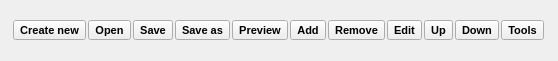
<?xml version="1.0" encoding="UTF-8"?>
<ui version="4.0">
 <class>Form</class>
 <widget class="QWidget" name="Form">
  <property name="geometry">
   <rect>
    <x>0</x>
    <y>0</y>
    <width>558</width>
    <height>61</height>
   </rect>
  </property>
  <property name="windowTitle">
   <string>Form</string>
  </property>
  <layout class="QVBoxLayout" name="verticalLayout">
   <item>
    <layout class="QHBoxLayout" name="horizontalLayout_2">
     <property name="spacing">
      <number>0</number>
     </property>
     <item>
      <widget class="QToolButton" name="createNewButton">
       <property name="font">
        <font>
         <pointsize>8</pointsize>
         <weight>75</weight>
         <italic>false</italic>
         <bold>true</bold>
        </font>
       </property>
       <property name="text">
        <string>Create new</string>
       </property>
       <property name="icon">
        <iconset>
         <normaloff>../../../../../../../usr/share/icons/gnome/24x24/actions/document-new.png</normaloff>../../../../../../../usr/share/icons/gnome/24x24/actions/document-new.png</iconset>
       </property>
       <property name="toolButtonStyle">
        <enum>Qt::ToolButtonTextUnderIcon</enum>
       </property>
      </widget>
     </item>
     <item>
      <widget class="QToolButton" name="openButton">
       <property name="font">
        <font>
         <pointsize>8</pointsize>
         <weight>75</weight>
         <bold>true</bold>
        </font>
       </property>
       <property name="text">
        <string>Open</string>
       </property>
       <property name="icon">
        <iconset>
         <normaloff>../../../../../../../usr/share/icons/gnome/24x24/actions/gtk-open.png</normaloff>../../../../../../../usr/share/icons/gnome/24x24/actions/gtk-open.png</iconset>
       </property>
       <property name="toolButtonStyle">
        <enum>Qt::ToolButtonTextUnderIcon</enum>
       </property>
      </widget>
     </item>
     <item>
      <widget class="QToolButton" name="saveButton">
       <property name="font">
        <font>
         <pointsize>8</pointsize>
         <weight>75</weight>
         <bold>true</bold>
        </font>
       </property>
       <property name="text">
        <string>Save</string>
       </property>
       <property name="icon">
        <iconset>
         <normaloff>../../../../../../../usr/share/icons/gnome/24x24/actions/gtk-save.png</normaloff>../../../../../../../usr/share/icons/gnome/24x24/actions/gtk-save.png</iconset>
       </property>
       <property name="toolButtonStyle">
        <enum>Qt::ToolButtonTextUnderIcon</enum>
       </property>
      </widget>
     </item>
     <item>
      <widget class="QToolButton" name="saveAsButton">
       <property name="font">
        <font>
         <pointsize>8</pointsize>
         <weight>75</weight>
         <bold>true</bold>
        </font>
       </property>
       <property name="text">
        <string>Save as</string>
       </property>
       <property name="icon">
        <iconset>
         <normaloff>../../../../../../../usr/share/icons/gnome/24x24/actions/gtk-save-as.png</normaloff>../../../../../../../usr/share/icons/gnome/24x24/actions/gtk-save-as.png</iconset>
       </property>
       <property name="toolButtonStyle">
        <enum>Qt::ToolButtonTextUnderIcon</enum>
       </property>
      </widget>
     </item>
     <item>
      <widget class="QToolButton" name="previewButton">
       <property name="font">
        <font>
         <pointsize>8</pointsize>
         <weight>75</weight>
         <bold>true</bold>
        </font>
       </property>
       <property name="text">
        <string>Preview</string>
       </property>
       <property name="icon">
        <iconset>
         <normaloff>../../../../../../../usr/share/icons/gnome/24x24/actions/player_play.png</normaloff>../../../../../../../usr/share/icons/gnome/24x24/actions/player_play.png</iconset>
       </property>
       <property name="toolButtonStyle">
        <enum>Qt::ToolButtonTextUnderIcon</enum>
       </property>
      </widget>
     </item>
     <item>
      <widget class="QToolButton" name="addButton">
       <property name="font">
        <font>
         <pointsize>8</pointsize>
         <weight>75</weight>
         <bold>true</bold>
        </font>
       </property>
       <property name="text">
        <string>Add</string>
       </property>
       <property name="icon">
        <iconset>
         <normaloff>../../../../../../../usr/share/icons/gnome/24x24/actions/add.png</normaloff>../../../../../../../usr/share/icons/gnome/24x24/actions/add.png</iconset>
       </property>
       <property name="toolButtonStyle">
        <enum>Qt::ToolButtonTextUnderIcon</enum>
       </property>
      </widget>
     </item>
     <item>
      <widget class="QToolButton" name="removeButton">
       <property name="font">
        <font>
         <pointsize>8</pointsize>
         <weight>75</weight>
         <bold>true</bold>
        </font>
       </property>
       <property name="text">
        <string>Remove</string>
       </property>
       <property name="icon">
        <iconset>
         <normaloff>../../../../../../../usr/share/icons/gnome/24x24/actions/remove.png</normaloff>../../../../../../../usr/share/icons/gnome/24x24/actions/remove.png</iconset>
       </property>
       <property name="toolButtonStyle">
        <enum>Qt::ToolButtonTextUnderIcon</enum>
       </property>
      </widget>
     </item>
     <item>
      <widget class="QToolButton" name="editButton">
       <property name="font">
        <font>
         <pointsize>8</pointsize>
         <weight>75</weight>
         <bold>true</bold>
        </font>
       </property>
       <property name="text">
        <string>Edit</string>
       </property>
       <property name="icon">
        <iconset>
         <normaloff>../../../../../../../usr/share/icons/gnome/24x24/actions/document-new.png</normaloff>../../../../../../../usr/share/icons/gnome/24x24/actions/document-new.png</iconset>
       </property>
       <property name="toolButtonStyle">
        <enum>Qt::ToolButtonTextUnderIcon</enum>
       </property>
      </widget>
     </item>
     <item>
      <widget class="QToolButton" name="upButton">
       <property name="font">
        <font>
         <pointsize>8</pointsize>
         <weight>75</weight>
         <bold>true</bold>
        </font>
       </property>
       <property name="text">
        <string>Up</string>
       </property>
       <property name="icon">
        <iconset>
         <normaloff>../../../../../../../usr/share/icons/gnome/24x24/actions/up.png</normaloff>../../../../../../../usr/share/icons/gnome/24x24/actions/up.png</iconset>
       </property>
       <property name="toolButtonStyle">
        <enum>Qt::ToolButtonTextUnderIcon</enum>
       </property>
      </widget>
     </item>
     <item>
      <widget class="QToolButton" name="downButton">
       <property name="font">
        <font>
         <pointsize>8</pointsize>
         <weight>75</weight>
         <bold>true</bold>
        </font>
       </property>
       <property name="text">
        <string>Down</string>
       </property>
       <property name="icon">
        <iconset>
         <normaloff>../../../../../../../usr/share/icons/gnome/24x24/actions/down.png</normaloff>../../../../../../../usr/share/icons/gnome/24x24/actions/down.png</iconset>
       </property>
       <property name="toolButtonStyle">
        <enum>Qt::ToolButtonTextUnderIcon</enum>
       </property>
      </widget>
     </item>
     <item>
      <widget class="QToolButton" name="toolsButton">
       <property name="font">
        <font>
         <pointsize>8</pointsize>
         <weight>75</weight>
         <bold>true</bold>
        </font>
       </property>
       <property name="text">
        <string>Tools</string>
       </property>
       <property name="icon">
        <iconset>
         <normaloff>../../../../../../../usr/share/icons/gnome/24x24/actions/gtk-execute.png</normaloff>../../../../../../../usr/share/icons/gnome/24x24/actions/gtk-execute.png</iconset>
       </property>
       <property name="toolButtonStyle">
        <enum>Qt::ToolButtonTextUnderIcon</enum>
       </property>
      </widget>
     </item>
    </layout>
   </item>
  </layout>
 </widget>
 <resources/>
 <connections/>
</ui>
